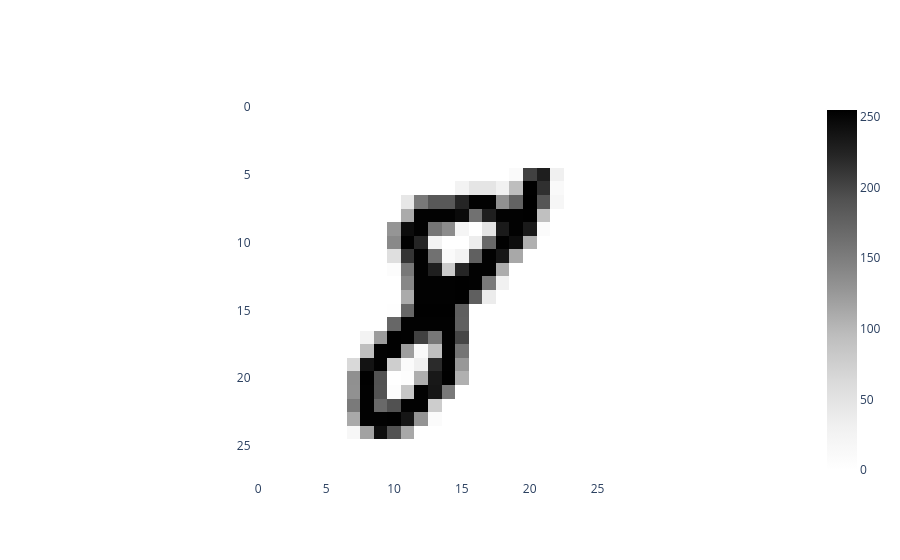

Write notebook code for a chart like this one.
### Code cell
X = np.array(X)
y = np.array(y)

im8_idx = np.flatnonzero(y == "8")[0]
img8 = X[im8_idx].reshape(28, 28)
plot_heatmap(img8)

### Figure 1 — Plotly figure (JSON) as saved in the notebook; plotly's stock layout.template omitted (floating-point values rounded to 4 significant figures; data arrays with more than 128 entries replaced by an {"elided": "..."} marker saying what was removed)
{"data": [{"colorscale": [[0, "rgb(255,255,255)"], [0.125, "rgb(240,240,240)"], [0.25, "rgb(217,217,217)"], [0.375, "rgb(189,189,189)"], [0.5, "rgb(150,150,150)"], [0.625, "rgb(115,115,115)"], [0.75, "rgb(82,82,82)"], [0.875, "rgb(37,37,37)"], [1, "rgb(0,0,0)"]], "type": "heatmap", "z": {"elided": "28x28 int values"}}], "layout": {"plot_bgcolor": "white", "xaxis": {"constrain": "domain", "scaleanchor": "y"}, "yaxis": {"autorange": "reversed", "constrain": "domain"}}}
